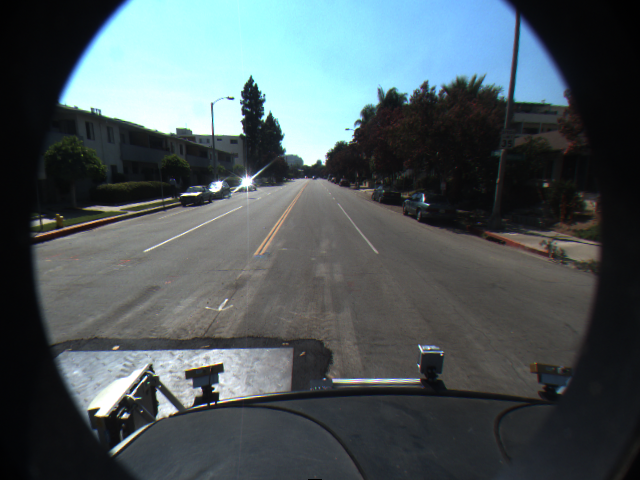
#> input picture images/lane_detection/f00000.png, 640 x 480 px
$ jupyter execute --allow-errors 04_HoughTransform.ipynb   (shell and % lines are left out)
#> lines starting #> are read from the running program, lines starting #| are printed output that depends on the picture; after the words box and inside, x2 and y2 are one past the last pixel; in counts of white or black regions, pixels touching at a corner belong together
# Assignment 4: Hough Transform

## Ex. 4.1 Detect lanes and eyes

* there are two datasets available: "images/eye_tracking" and "images/lane_detection" - decide for one of them
* implement the classical Hough Transform for lines (for lane detection) **OR** circles (eye tracking) as shown in the lecture
* use a Canny edge detector to produce edge images for the sequence of images

[cell 1]
import matplotlib.pyplot as plt
from skimage import io, data, feature, color
import numpy as np

lane1 = io.imread('images/lane_detection/f00000.png')
#> lane1 is the input picture: shape (480, 640, 3); mean R, G, B 76.8, 88.1, 91.5
lane2 = io.imread('images/lane_detection/f00050.png')
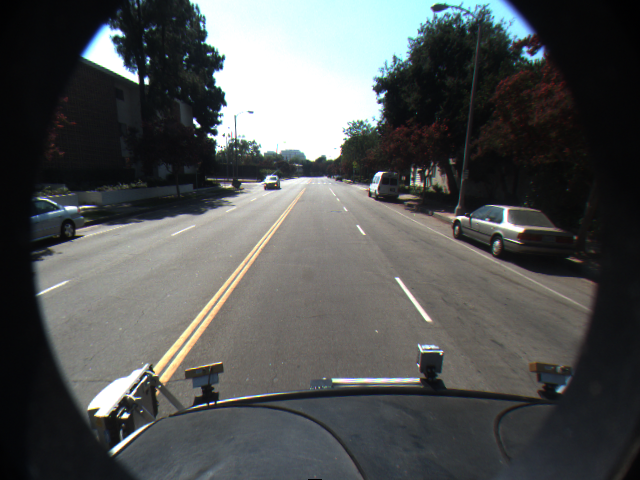
#> input picture images/lane_detection/f00050.png, 640 x 480 px
#> lane2 is the input picture: shape (480, 640, 3); mean R, G, B 81.7, 84.1, 83.7
lane3 = io.imread('images/lane_detection/f00090.png')
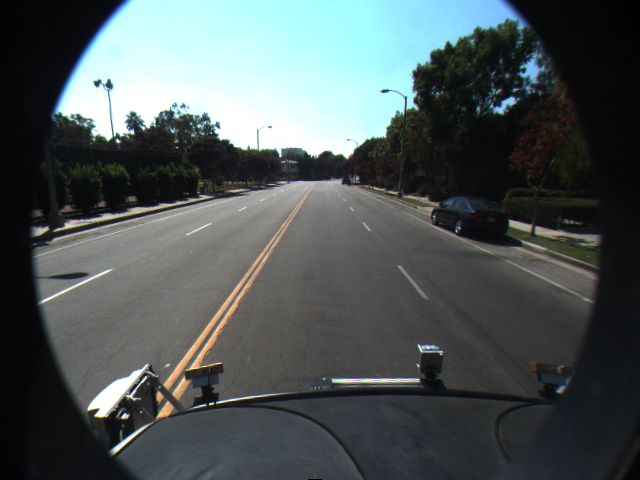
#> input picture images/lane_detection/f00090.png, 640 x 480 px
#> lane3 is the input picture: shape (480, 640, 3); mean R, G, B 78.1, 86.7, 87.3
#> `image = np.zeros((100,100))`: image: shape (100, 100) float64; every value is 0

#> (the rest of this cell did not finish here and is left out)

[cell 2]
# dieser Code wurde als Musterlösung von Sebastian Oltmanns zur Verfügung gestellt und von Tim renoviert

from skimage.draw import line
from skimage import io
import math
import numpy as np

def draw_line_hessian_normal(image, a, r):

#> called with a = 20, r = 60
    (dimy,dimx) = image.shape
#> dimy = 100; dimx = 100

    #r = x*cosa + y*sina

    # compute start and end point of line
    x0 = 0
    y0 = round((r - x0*math.cos(math.radians(a)))/math.sin(math.radians(a)))
    x1 = dimx
#> x1 = 100
    y1 = round((r - x1*math.cos(math.radians(a)))/math.sin(math.radians(a)))
#> y1 = -99

    liney,linex = line(y0,x0,y1,x1)
#> linex = 275 values from 0 to 100

    ret = np.copy(image)
    for yy in range(0,liney.size-1):
        if (liney[yy] > 0) and (liney[yy] < dimy-1):
            ret[liney[yy],linex[yy]] = 1
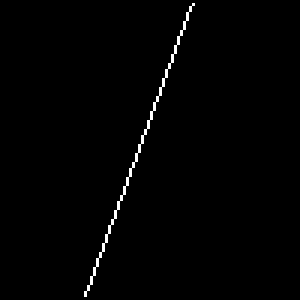
#> ret: shape (100, 100) float64 (shown 3 times larger); values 0 (black) and 1 (white), 0.98% white in thin lines or dots, all inside (x1, y1, x2, y2) = (28, 1, 65, 99)
    return ret

image = np.zeros((100,100))
image = draw_line_hessian_normal(image, 20, 60)
image = draw_line_hessian_normal(image, 20, 10)
#> call 2 of draw_line_hessian_normal, with a = 20, r = 10
#> after the loop in draw_line_hessian_normal (call 2), `for yy in range(0,liney.size-1):`:
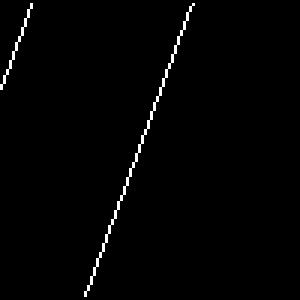
#> ret: shape (100, 100) float64 (shown 3 times larger); values 0 (black) and 1 (white), 1.3% white in thin lines or dots, all inside (x1, y1, x2, y2) = (0, 1, 65, 99)
image = draw_line_hessian_normal(image, 110, 0)
#> call 3 of draw_line_hessian_normal, with a = 110, r = 0
#> after the loop in draw_line_hessian_normal (call 3), `for yy in range(0,liney.size-1):`:
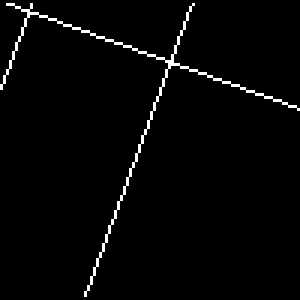
#> ret: shape (100, 100) float64 (shown 3 times larger); values 0 (black) and 1 (white), 2.2% white in thin lines or dots
image = draw_line_hessian_normal(image, -70, 10)
#> call 4 of draw_line_hessian_normal, with a = -70, r = 10
#> after the loop in draw_line_hessian_normal (call 4), `for yy in range(0,liney.size-1):`:
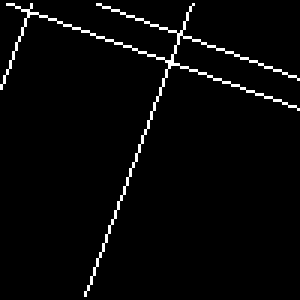
#> ret: shape (100, 100) float64 (shown 3 times larger); values 0 (black) and 1 (white), 2.9% white in thin lines or dots
io.imshow(image)
